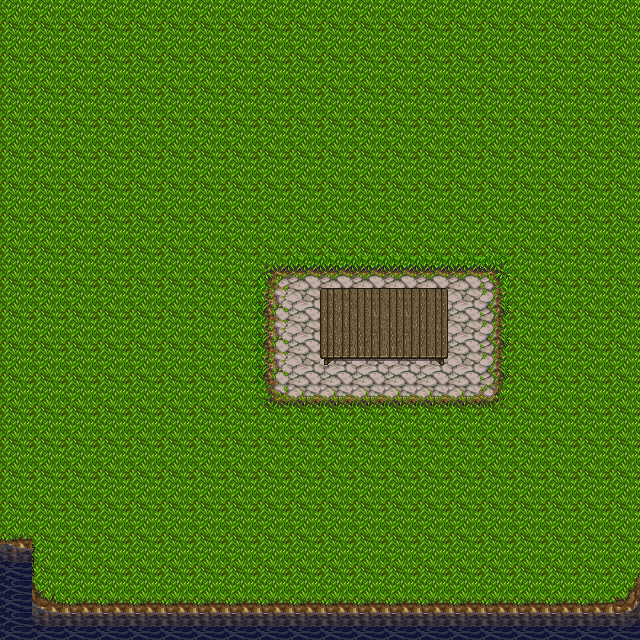

Rendered tile map (Tiled .tmx) drawn with the repository's tilesets; below, a short description and the full map source, tile grids included:
An orthogonal 20x20 tile map with 32x32 px tiles, 2 tile layers (Calque 1, Calque 2), 2 tilesets.

<map version="1.2" tiledversion="1.3.3" orientation="orthogonal" renderorder="right-down" width="20" height="20" tilewidth="32" tileheight="32" infinite="0" nextlayerid="4" nextobjectid="1">
 <tileset firstgid="1" name="tiles" tilewidth="32" tileheight="32" tilecount="256" columns="16">
  <image source="tiles.png" width="512" height="512" />
 </tileset>
 <tileset firstgid="257" name="tiles" tilewidth="32" tileheight="32" tilecount="256" columns="16">
  <image source="tiles.png" width="512" height="512" />
 </tileset>
 <layer id="1" name="Calque 1" width="20" height="20">
  <data encoding="csv">
434,434,434,434,434,434,434,434,434,434,434,434,434,434,434,434,434,434,434,434,
434,434,434,434,434,434,434,434,434,434,434,434,434,434,434,434,434,434,434,434,
434,434,434,434,434,434,434,434,434,434,434,434,434,434,434,434,434,434,434,434,
434,434,434,434,434,434,434,434,434,434,434,434,434,434,434,434,434,434,434,434,
434,434,434,434,434,434,434,434,434,434,434,434,434,434,434,434,434,434,434,434,
434,434,434,434,434,434,434,434,434,434,434,434,434,434,434,434,434,434,434,434,
434,434,434,434,434,434,434,434,434,434,434,434,434,434,434,434,434,434,434,434,
434,434,434,434,434,434,434,434,434,434,434,434,434,434,434,434,434,434,434,434,
434,434,434,434,434,434,434,434,257,258,258,258,258,258,258,259,434,434,434,434,
434,434,434,434,434,434,434,434,273,274,274,274,274,274,274,275,434,434,434,434,
434,434,434,434,434,434,434,434,273,274,274,274,274,274,274,275,434,434,434,434,
434,434,434,434,434,434,434,434,273,274,274,274,274,274,274,275,434,434,434,434,
434,434,434,434,434,434,434,434,289,290,290,290,290,290,290,291,434,434,434,434,
434,434,434,434,434,434,434,434,434,434,434,434,434,434,434,434,434,434,434,434,
434,434,434,434,434,434,434,434,434,434,434,434,434,434,434,434,434,434,434,434,
434,434,434,434,434,434,434,434,434,434,434,434,434,434,434,434,434,434,434,434,
434,434,434,434,434,434,434,434,434,434,434,434,434,434,434,434,434,434,434,434,
434,434,434,434,434,434,434,434,434,434,434,434,434,434,434,434,434,434,434,434,
434,434,434,434,434,434,434,434,434,434,434,434,434,434,434,434,434,434,434,434,
434,434,434,434,434,434,434,434,434,434,434,434,434,434,434,434,434,434,434,434
</data>
 </layer>
 <layer id="3" name="Calque 2" width="20" height="20">
  <data encoding="csv">
0,0,0,0,0,0,0,0,0,0,0,0,0,0,0,0,0,0,0,0,
0,0,0,0,0,0,0,0,0,0,0,0,0,0,0,0,0,0,0,0,
0,0,0,0,0,0,0,0,0,0,0,0,0,0,0,0,0,0,0,0,
0,0,0,0,0,0,0,0,0,0,0,0,0,0,0,0,0,0,0,0,
0,0,0,0,0,0,0,0,0,0,0,0,0,0,0,0,0,0,0,0,
0,0,0,0,0,0,0,0,0,0,0,0,0,0,0,0,0,0,0,0,
0,0,0,0,0,0,0,0,0,0,0,0,0,0,0,0,0,0,0,0,
0,0,0,0,0,0,0,0,0,0,0,0,0,0,0,0,0,0,0,0,
0,0,0,0,0,0,0,0,0,0,0,0,0,0,0,0,0,0,0,0,
0,0,0,0,0,0,0,0,0,0,317,318,318,319,0,0,0,0,0,0,
0,0,0,0,0,0,0,0,0,0,349,350,350,351,0,0,0,0,0,0,
0,0,0,0,0,0,0,0,0,0,365,366,366,367,0,0,0,0,0,0,
0,0,0,0,0,0,0,0,0,0,0,0,0,0,0,0,0,0,0,0,
0,0,0,0,0,0,0,0,0,0,0,0,0,0,0,0,0,0,0,0,
0,0,0,0,0,0,0,0,0,0,0,0,0,0,0,0,0,0,0,0,
0,0,0,0,0,0,0,0,0,0,0,0,0,0,0,0,0,0,0,0,
450,0,0,0,0,0,0,0,0,0,0,0,0,0,0,0,0,0,0,0,
465,433,0,0,0,0,0,0,0,0,0,0,0,0,0,0,0,0,0,0,
420,449,450,450,450,450,450,450,450,450,450,450,450,450,450,450,450,450,450,451,
420,465,466,466,466,466,466,466,466,466,466,466,466,466,466,466,466,466,466,467
</data>
 </layer>
</map>
